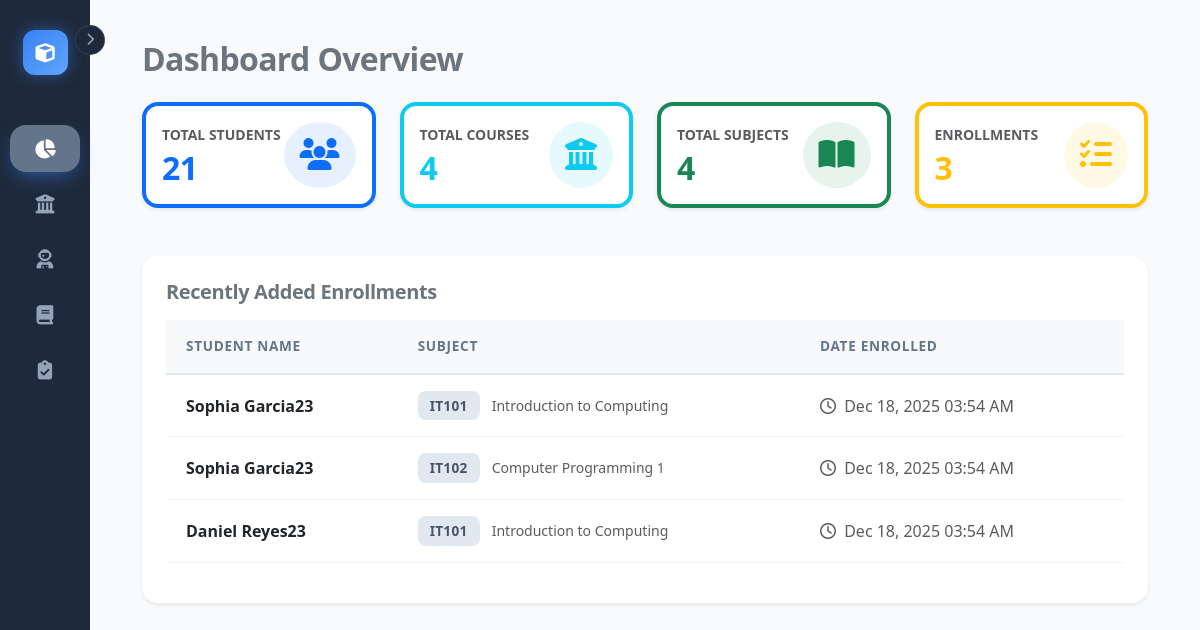
Before: /pages/dashboard.php with the older database file.
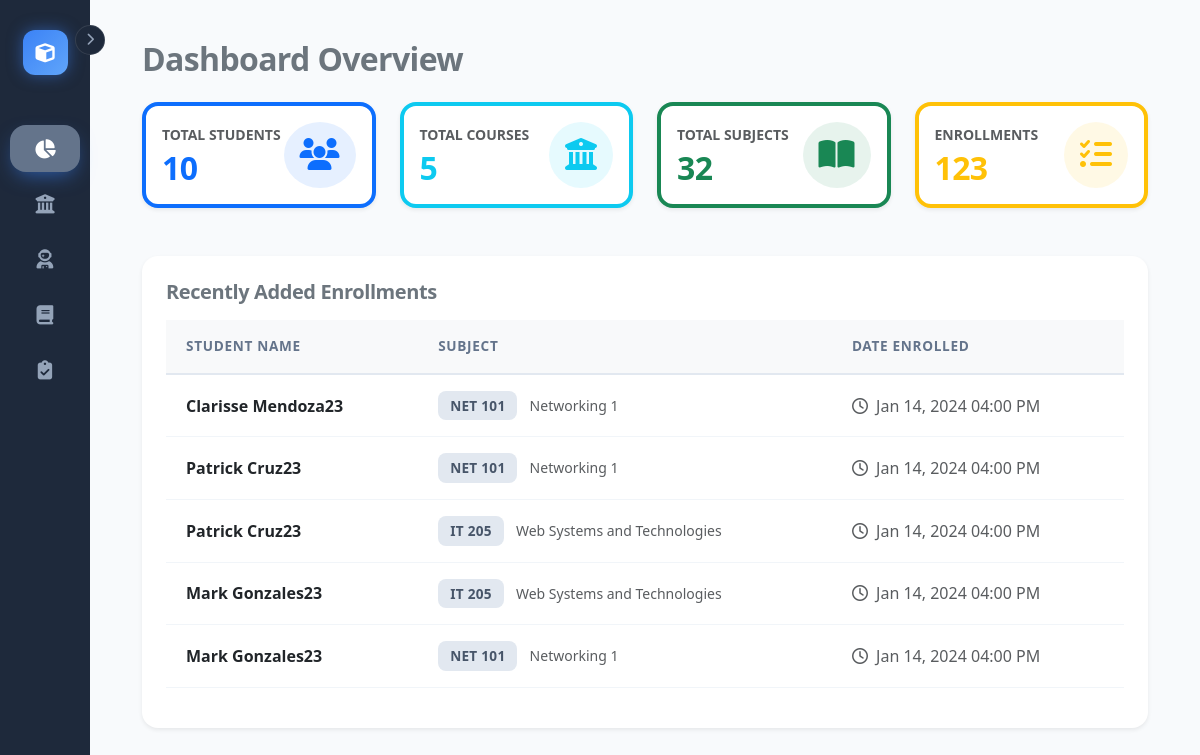
After: the same page with the newer database file.
### tables this page shows
CREATE TABLE `enrollments` (
  `id` int(11) NOT NULL AUTO_INCREMENT,
  `student_id` int(11) NOT NULL,
  `subject_id` int(11) NOT NULL,
  `enrolled_at` timestamp NOT NULL DEFAULT current_timestamp(),
  `status` varchar(20) DEFAULT 'ONGOING',
  PRIMARY KEY (`id`),
  KEY `student_id` (`student_id`),
  KEY `subject_id` (`subject_id`),
  CONSTRAINT `enrollments_ibfk_1` FOREIGN KEY (`student_id`) REFERENCES `students` (`id`) ON DELETE CASCADE,
  CONSTRAINT `enrollments_ibfk_2` FOREIGN KEY (`subject_id`) REFERENCES `curriculum` (`CurriculumID`) ON DELETE CASCADE
);

CREATE TABLE `students` (
  `id` int(11) NOT NULL AUTO_INCREMENT,
  `lastname` varchar(50) NOT NULL,
  `firstname` varchar(50) NOT NULL,
  `middlename` varchar(50) DEFAULT NULL,
  `age` int(11) NOT NULL,
  `email` varchar(100) NOT NULL,
  `phone` varchar(20) DEFAULT NULL,
  `created_at` timestamp NOT NULL DEFAULT current_timestamp(),
  PRIMARY KEY (`id`),
  UNIQUE KEY `email` (`email`)
);

CREATE TABLE `curriculum` (
  `CurriculumID` int(11) NOT NULL AUTO_INCREMENT,
  `courseID` int(11) DEFAULT NULL,
  `subject_code` varchar(20) NOT NULL,
  `description` text NOT NULL,
  `year_level` int(11) NOT NULL,
  `semester` varchar(20) NOT NULL,
  `units` int(11) NOT NULL DEFAULT 3,
  PRIMARY KEY (`CurriculumID`),
  KEY `courseID` (`courseID`),
  CONSTRAINT `curriculum_ibfk_1` FOREIGN KEY (`courseID`) REFERENCES `course` (`courseID`) ON DELETE SET NULL
);

### pages/dashboard.php (the view, shortened to what the changed rows need)
<?php
require '../config/db.php';
$stats = [
    'students' => $pdo->query("SELECT COUNT(*) FROM students")->fetchColumn(),
    'subjects' => $pdo->query("SELECT COUNT(*) FROM curriculum")->fetchColumn(),
    'courses'  => $pdo->query("SELECT COUNT(*) FROM course")->fetchColumn(),
    'enrollments' => $pdo->query("SELECT COUNT(*) FROM enrollments")->fetchColumn()
];
$recent_activity = $pdo->query("
    SELECT s.firstname, s.lastname, c.subject_code, c.description, e.enrolled_at
    FROM enrollments e
    JOIN students s ON e.student_id = s.id
    JOIN curriculum c ON e.subject_id = c.CurriculumID
    ORDER BY e.enrolled_at DESC LIMIT 5
")->fetchAll();
?>
<?php include '../includes/sidebar.php'; ?>
<div class="container-fluid main-content">
    <h2 class="mb-4 fw-bold text-secondary">Dashboard Overview</h2>
    <div class="row g-4 mb-5">
        <div class="col-md-3">
            <div class="card p-3 border-start border-4 border-primary shadow-sm h-100">
                <div class="d-flex justify-content-between align-items-center">
                    <div>
                        <p class="text-muted mb-1 text-uppercase fw-bold small">Total Students</p>
                        <h2 class="fw-bold mb-0 text-primary"><?php echo $stats['students']; ?></h2>
                    </div>
                </div>
            </div>
        </div>
        <div class="col-md-3">
            <div class="card p-3 border-start border-4 border-info shadow-sm h-100">
                <div class="d-flex justify-content-between align-items-center">
                    <div>
                        <p class="text-muted mb-1 text-uppercase fw-bold small">Total Courses</p>
                        <h2 class="fw-bold mb-0 text-info"><?php echo $stats['courses']; ?></h2>
                    </div>
                </div>
            </div>
        </div>
        <div class="col-md-3">
            <div class="card p-3 border-start border-4 border-success shadow-sm h-100">
                <div class="d-flex justify-content-between align-items-center">
                    <div>
                        <p class="text-muted mb-1 text-uppercase fw-bold small">Total Subjects</p>
                        <h2 class="fw-bold mb-0 text-success"><?php echo $stats['subjects']; ?></h2>
                    </div>
                </div>
            </div>
        </div>
        <div class="col-md-3">
            <div class="card p-3 border-start border-4 border-warning shadow-sm h-100">
                <div class="d-flex justify-content-between align-items-center">
                    <div>
                        <p class="text-muted mb-1 text-uppercase fw-bold small">Enrollments</p>
                        <h2 class="fw-bold mb-0 text-warning"><?php echo $stats['enrollments']; ?></h2>
                    </div>
                </div>
            </div>
        </div>
    </div>
    <div class="card border-0 shadow-sm p-4">
        <div class="table-responsive">
            <table class="table table-hover align-middle">
                <thead class="bg-light">
                    <tr>
                        <th>Student Name</th>
                        <th>Subject</th>
                        <th>Date Enrolled</th>
                    </tr>
                </thead>
                <tbody>
                    <?php if (count($recent_activity) > 0): ?>
                        <?php foreach ($recent_activity as $act): ?>
                        <tr>
                            <td class="fw-bold text-dark">
                                <?php echo htmlspecialchars($act['firstname'] . ' ' . $act['lastname']); ?>
                            </td>
                            <td>
                                <span class="badge bg-primary bg-opacity-10 text-primary">
                                    <?php echo htmlspecialchars($act['subject_code']); ?>
                                </span>
                                <span class="text-muted small ms-2"><?php echo htmlspecialchars($act['description']); ?></span>
                            </td>
                            <td class="text-muted small">
                                <i class="far fa-clock me-1"></i>
                                <?php echo date('M d, Y h:i A', strtotime($act['enrolled_at'])); ?>
                            </td>
                        </tr>
                        <?php endforeach; ?>
                    <?php else: ?>
                        <tr>
                            <td colspan="3" class="text-center text-muted py-4">No recent activity found.</td>
                        </tr>
                    <?php endif; ?>
                </tbody>
            </table>
        </div>
    </div>
</div>
</body>
</html>

Changed rows visible on the page:
no longer on this page (row edited): enrollments: student.lastname "Sophia Garcia23", subject.subject_code "IT101", subject.description "Introduction to Computing", enrolled_at "Dec 18, 2025 03:54 AM"
no longer on this page (row edited): enrollments: student.lastname "Sophia Garcia23", subject.subject_code "IT102", subject.description "Computer Programming 1", enrolled_at "Dec 18, 2025 03:54 AM"
no longer on this page (row edited): enrollments: student.lastname "Daniel Reyes23", subject.subject_code "IT101", subject.description "Introduction to Computing", enrolled_at "Dec 18, 2025 03:54 AM"
added enrollments: student.lastname "Clarisse Mendoza23", subject.subject_code "NET 101", subject.description "Networking 1", enrolled_at "Jan 14, 2024 04:00 PM"
added enrollments: student.lastname "Patrick Cruz23", subject.subject_code "NET 101", subject.description "Networking 1", enrolled_at "Jan 14, 2024 04:00 PM"
added enrollments: student.lastname "Patrick Cruz23", subject.subject_code "IT 205", subject.description "Web Systems and Technologies", enrolled_at "Jan 14, 2024 04:00 PM"
added enrollments: student.lastname "Mark Gonzales23", subject.subject_code "IT 205", subject.description "Web Systems and Technologies", enrolled_at "Jan 14, 2024 04:00 PM"
added enrollments: student.lastname "Mark Gonzales23", subject.subject_code "NET 101", subject.description "Networking 1", enrolled_at "Jan 14, 2024 04:00 PM"
Other visible differences:
$stats['students']: "21" → "10"
$stats['courses']: "4" → "5"
$stats['subjects']: "4" → "32"
$stats['enrollments']: "3" → "123"
